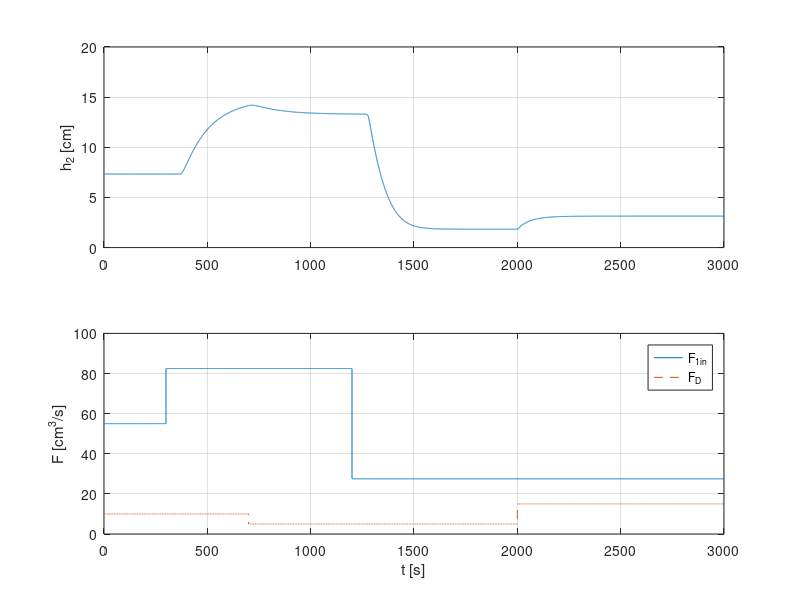

Here is the MATLAB script that generated this plot:
%%%% Model obiektu rozpisany metodą Eulera
clear; clc; close all;

%% Parametry
p.A2 = 430; p.C1 = 0.85; p.a1 = 18; p.a2 = 24; p.tau = 70;
F1_0 = 55; FD_0 = 10;
h1_0 = ((F1_0 + FD_0)/p.a1)^2;
h2_0 = ((F1_0 + FD_0)/p.a2)^2;

%% Dyskretyzacja
Ts = 0.5;                 % krok [s]
Tk = 3000;                % czas symulacji [s]
N  = round(Tk/Ts);
d  = round(p.tau/Ts);     % opóźnienie w próbkach

t    = (0:N)*Ts;
h1   = zeros(1,N+1);  h2 = zeros(1,N+1);
h1(1) = h1_0;  h2(1) = h2_0;

%% Wejścia (te same zmiany co w scenariuszu DMC): skoki F1in i FD o +/-50%
F1in = F1_0*ones(1,N+1);
F1in(t >= 300)  = 1.5*F1_0;
F1in(t >= 1200) = 0.5*F1_0;
FD = FD_0*ones(1,N+1);
FD(t >= 700)  = 0.5*FD_0;
FD(t >= 2000) = 1.5*FD_0;

%% Pętla symulacji
for k = 1:N
    if k > d
        F1 = F1in(k-d);
    else
        F1 = F1_0;
    end

    F2 = p.a1*sqrt(h1(k));
    F3 = p.a2*sqrt(h2(k));

    % Równanie różnicowe

    h1(k+1) = h1(k) + Ts*(F1 + FD(k) - F2)/(2*p.C1*h1(k));
    h2(k+1) = h2(k) + Ts*(F2 - F3)/p.A2;

    h1(k+1) = max(h1(k+1), 1e-6);
    h2(k+1) = max(h2(k+1), 0);
end

%% Wykresy
folder = fullfile(fileparts(mfilename('fullpath')), 'zad1_plots');
f = figure('Color', 'w', 'Visible', 'off');
subplot(2,1,1); plot(t, h2); grid on; ylabel('h_2 [cm]');
subplot(2,1,2); stairs(t, F1in); hold on; stairs(t, FD, '--'); hold off;
grid on; ylabel('F [cm^3/s]'); xlabel('t [s]');
legend('F_{1in}', 'F_D', 'Location', 'best');
exportgraphics(f, fullfile(folder, 'zad1_model_euler.png'), 'Resolution', 300); close(f);
